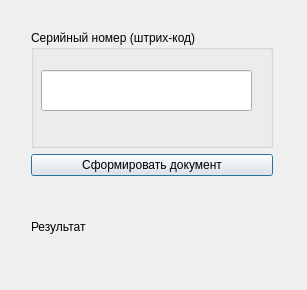
<?xml version="1.0" encoding="UTF-8"?>
<ui version="4.0">
 <class>Dialog</class>
 <widget class="QDialog" name="Dialog">
  <property name="geometry">
   <rect>
    <x>0</x>
    <y>0</y>
    <width>307</width>
    <height>290</height>
   </rect>
  </property>
  <property name="windowTitle">
   <string>Dialog</string>
  </property>
  <widget class="QWidget" name="">
   <property name="geometry">
    <rect>
     <x>31</x>
     <y>30</y>
     <width>242</width>
     <height>241</height>
    </rect>
   </property>
   <layout class="QVBoxLayout" name="verticalLayout_2">
    <item>
     <widget class="QGroupBox" name="groupBox">
      <property name="title">
       <string>Серийный номер (штрих-код)</string>
      </property>
      <widget class="QLineEdit" name="report_serial">
       <property name="geometry">
        <rect>
         <x>10</x>
         <y>40</y>
         <width>211</width>
         <height>41</height>
        </rect>
       </property>
      </widget>
     </widget>
    </item>
    <item>
     <layout class="QVBoxLayout" name="verticalLayout">
      <item>
       <widget class="QPushButton" name="report_make">
        <property name="text">
         <string>Сформировать документ</string>
        </property>
       </widget>
      </item>
      <item>
       <layout class="QHBoxLayout" name="horizontalLayout">
        <item>
         <widget class="QLabel" name="report_result_2">
          <property name="text">
           <string>Результат</string>
          </property>
         </widget>
        </item>
        <item>
         <widget class="QLabel" name="report_result">
          <property name="minimumSize">
           <size>
            <width>50</width>
            <height>0</height>
           </size>
          </property>
          <property name="text">
           <string/>
          </property>
         </widget>
        </item>
       </layout>
      </item>
     </layout>
    </item>
   </layout>
  </widget>
 </widget>
 <resources/>
 <connections/>
</ui>
